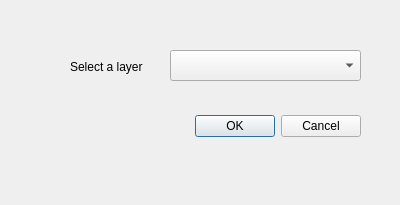
<?xml version="1.0" encoding="UTF-8"?>
<ui version="4.0">
 <class>TestPluginDialogBase</class>
 <widget class="QDialog" name="TestPluginDialogBase">
  <property name="geometry">
   <rect>
    <x>0</x>
    <y>0</y>
    <width>400</width>
    <height>205</height>
   </rect>
  </property>
  <property name="windowTitle">
   <string>Test Plugin</string>
  </property>
  <widget class="QDialogButtonBox" name="button_box">
   <property name="geometry">
    <rect>
     <x>20</x>
     <y>110</y>
     <width>341</width>
     <height>32</height>
    </rect>
   </property>
   <property name="orientation">
    <enum>Qt::Horizontal</enum>
   </property>
   <property name="standardButtons">
    <set>QDialogButtonBox::Cancel|QDialogButtonBox::Ok</set>
   </property>
  </widget>
  <widget class="QComboBox" name="comboBox">
   <property name="geometry">
    <rect>
     <x>170</x>
     <y>50</y>
     <width>191</width>
     <height>31</height>
    </rect>
   </property>
  </widget>
  <widget class="QLabel" name="label">
   <property name="geometry">
    <rect>
     <x>70</x>
     <y>56</y>
     <width>91</width>
     <height>21</height>
    </rect>
   </property>
   <property name="font">
    <font>
     <pointsize>9</pointsize>
    </font>
   </property>
   <property name="text">
    <string>Select a layer</string>
   </property>
  </widget>
 </widget>
 <resources/>
 <connections>
  <connection>
   <sender>button_box</sender>
   <signal>accepted()</signal>
   <receiver>TestPluginDialogBase</receiver>
   <slot>accept()</slot>
   <hints>
    <hint type="sourcelabel">
     <x>20</x>
     <y>20</y>
    </hint>
    <hint type="destinationlabel">
     <x>20</x>
     <y>20</y>
    </hint>
   </hints>
  </connection>
  <connection>
   <sender>button_box</sender>
   <signal>rejected()</signal>
   <receiver>TestPluginDialogBase</receiver>
   <slot>reject()</slot>
   <hints>
    <hint type="sourcelabel">
     <x>20</x>
     <y>20</y>
    </hint>
    <hint type="destinationlabel">
     <x>20</x>
     <y>20</y>
    </hint>
   </hints>
  </connection>
 </connections>
</ui>
